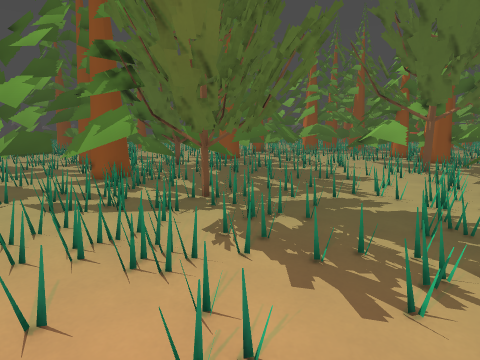
view 1 (above)

18 first-person views from a walk through a 3-D level made in the Godot game engine. The camera is 1.3 m above the floor, tilts 10° down and sees 80° across. The floor is counted in squares, 0.5 m on a side. Each view is taken from the middle of a square. On the plan, view 1 faces up. The plan holds only what a view shows up to about 19 squares ahead; the rest is blank. The place goes on beyond the plan. Characters and animated objects are left out.

view 2
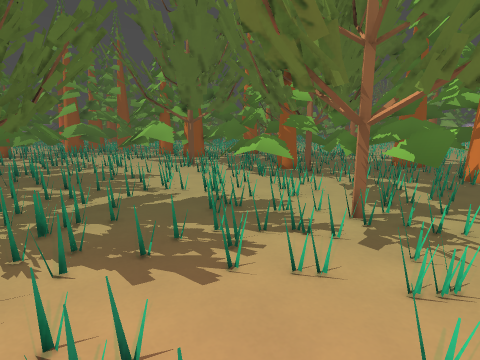

view 3
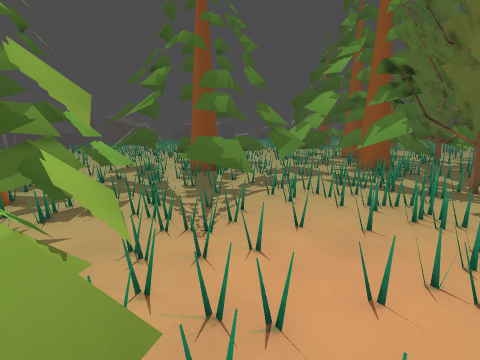

view 4
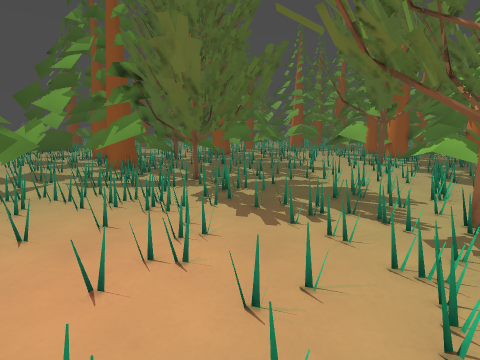

view 5
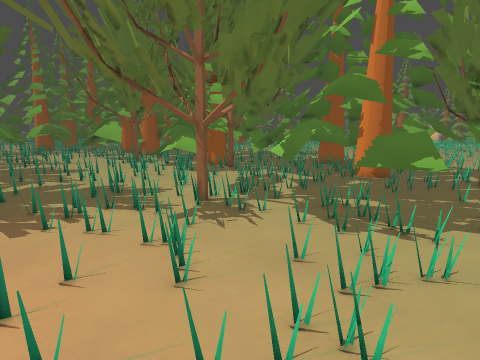

view 6
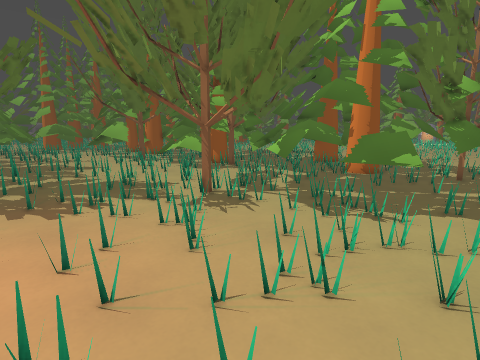

view 7
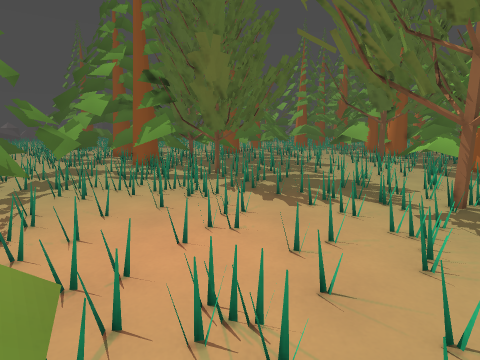

view 8
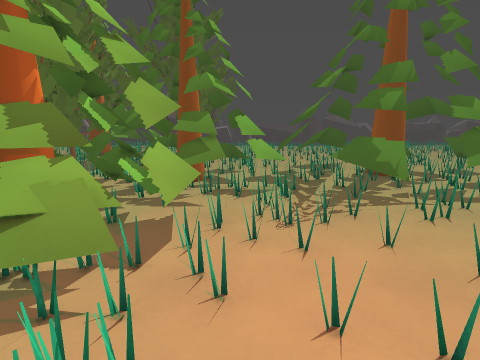

view 9
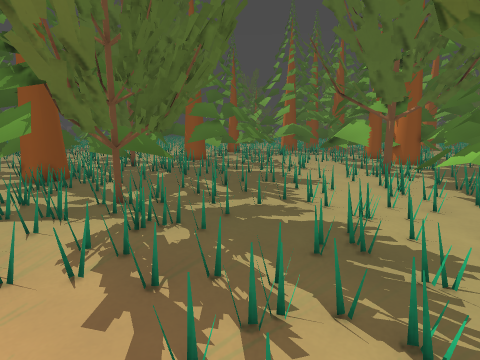

view 10
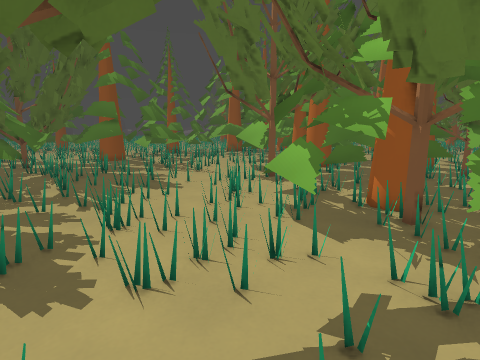

view 11
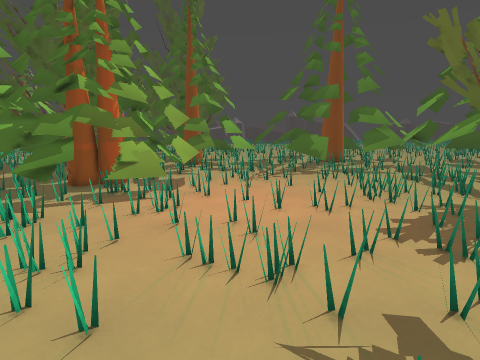

view 12
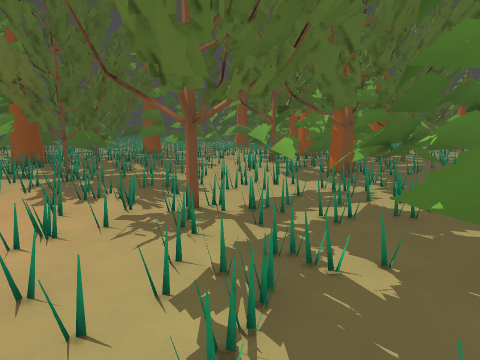

view 13
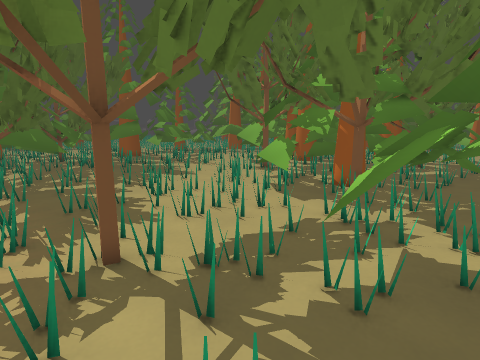

view 14
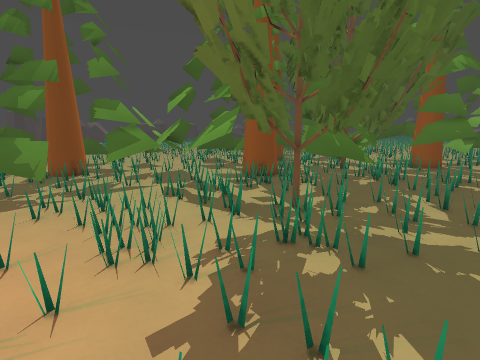

view 15
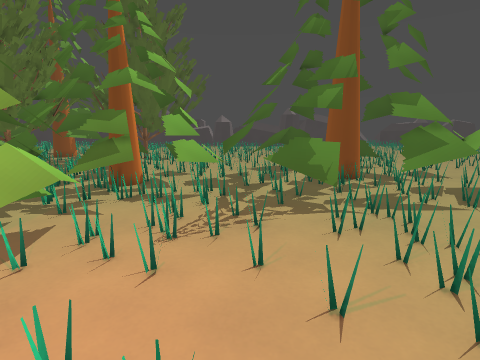

view 16
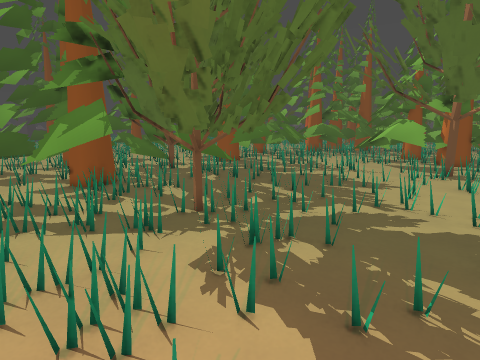

view 17
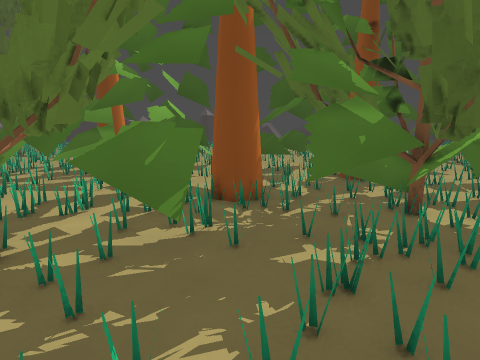

view 18
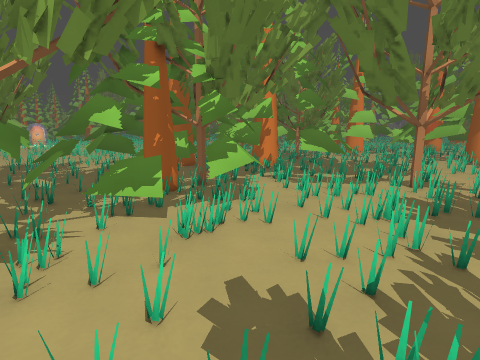

### Floor plan
Key: @ floor where view 1 was taken; # wall or solid block; . main floor; : floor 0.25 m higher than the main floor; + floor 0.5 m higher than the main floor; * floor 0.75 m higher than the main floor; % floor 1 m higher than the main floor; & floor 1.25 m higher than the main floor; $ floor 2.25 m higher than the main floor; / step, stairs or slope; v drop or lower ground; T tree; O other object.
Columns run from 14 left of view 1 to 16 right of it. Each row starts with its distance up from view 1.
 21     T   TTTTTTTTT..     TTT
 20 TTT TTTTTTTTTT////.......TTT.T
 19  TT TTTTTTTTT././........TTT T
 18 TTT TTTT.TTTT/////.......TTTTTT
 17  TT TT T...TTT//........O#TTTTT
 16  TT TTT.T..TT ..............OOT
 15     T.TTT..TTTT.///........OTTT
 14   TT.......TTT../......./OTTTT
 13   TTTT..:.TTTTT/....//../OTTTTT
 12 TT%TTTTTT.TTTT///.../..//TTTTTT
 11 TTT&TTT TTTT#TTT/.../.../TTTvTT
 10 TTTT TTTTTT.TTTT....////.TTTTTT
  9 TTTT *  ////TT/......//...TTTTT
  8 TTTT T......T//.....//.....TTTT
  7 TTTT O...O./../.....//.....TTTT
  6  TT$TO/.//.////.//.........TTTT
  5 TT T O.//.////../.....T....TTTT
  4    TT.../...../../..TTT...TTTTT
  3   TT........../../...TTT..TTT.
  2   %............../...T...TTTT.
  1  ++///............//...... TT.
  0 TTT%/...///...@...........TTTT
 -1 TTTT%*...//...............TTTT
 -2 TTTTT T.TTT/.///...........TTTT
 -3 TTTTT TTTTTT///..///.O.....TT T
 -4 TTTTT  TTTTTO.....O.//......TTT
 -5 TTTT   TTTTT ......../.....::.
 -6 TTTTT  TTTTTTO..... .O .

Positions as (right, up) in squares from view 1, and headings:
1: (0, 0), facing up
2: (-1, 0), facing up-right
3: (0, -4), facing up-left
4: (1, -4), facing up
5: (1, -5), facing up-right
6: (0, -6), facing up-right
7: (0, -6), facing up
8: (2, -1), facing left
9: (3, 1), facing up
10: (10, 2), facing up
11: (9, 0), facing left
12: (9, -6), facing up
13: (10, -2), facing up
14: (4, 3), facing up-left
15: (1, 2), facing left
16: (0, 2), facing up
17: (4, 16), facing left
18: (4, 18), facing down-right
